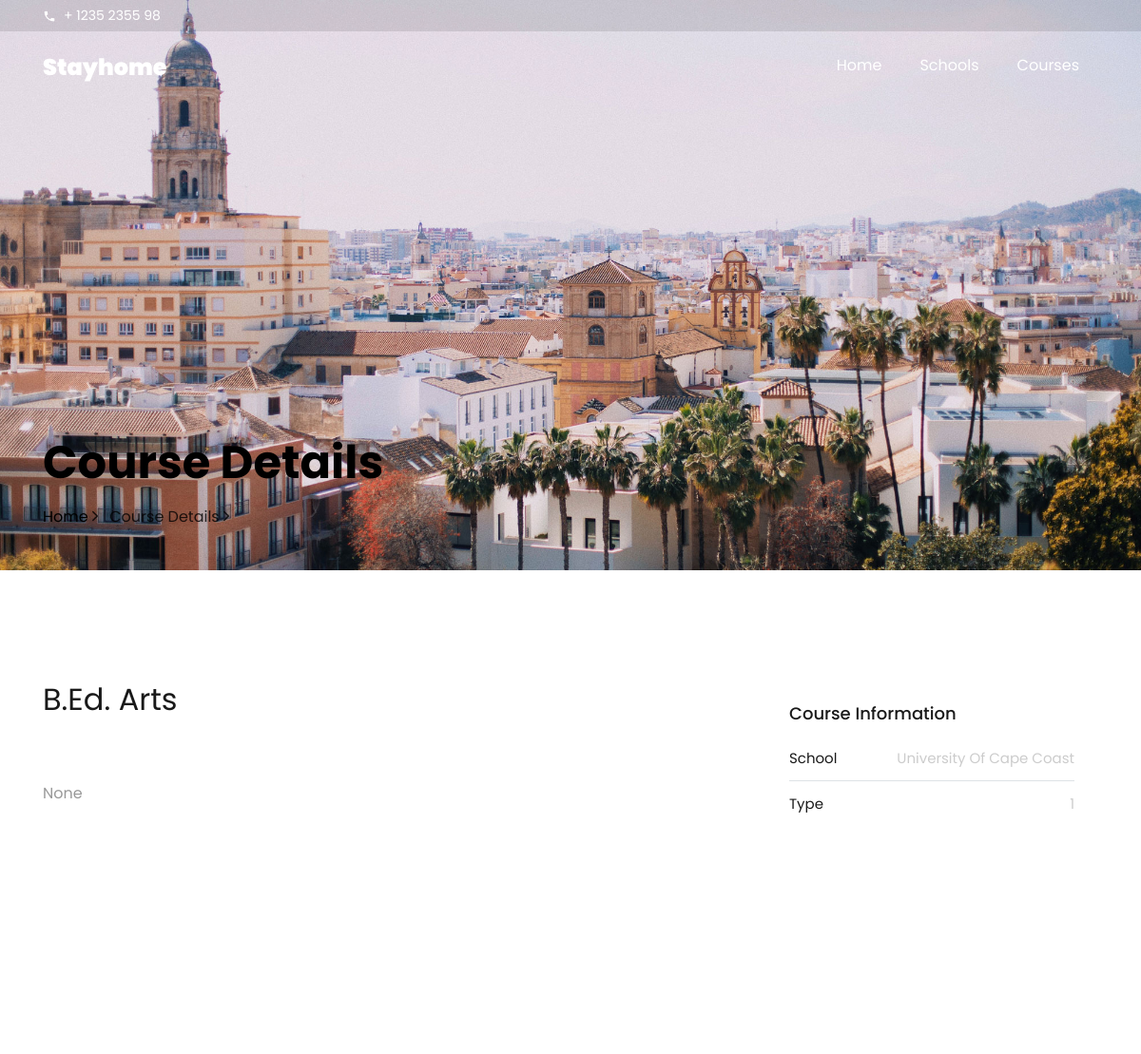
Before: /course-details?cid=1&type=Degree (upper part) with the older database file.
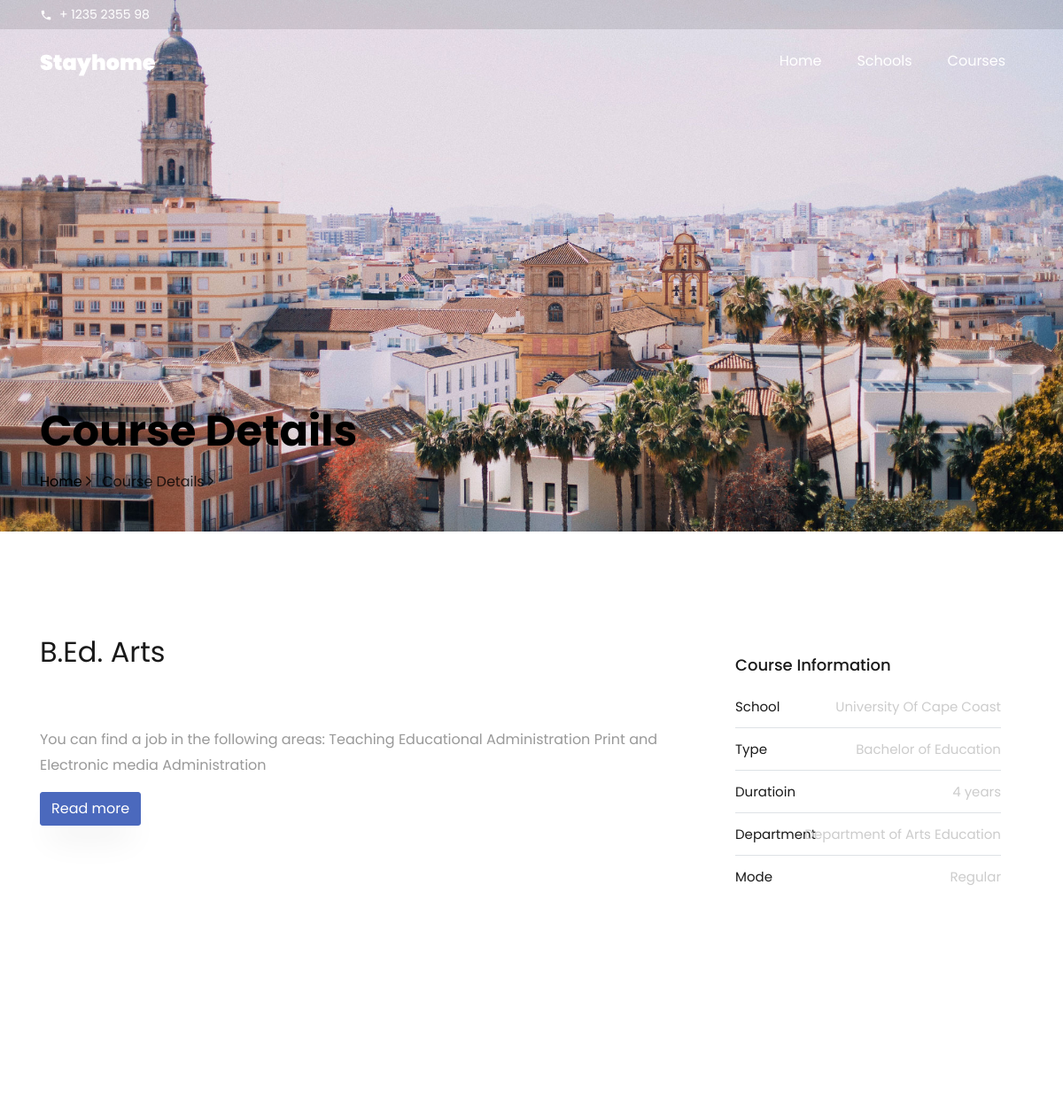
After: the same page with the newer database file.
### GES/models.py (models this page shows, shortened)
class degree_programs(models.Model):
    name = models.CharField(max_length=200,null=True,blank=True)
    school = models.ForeignKey(school,on_delete=models.CASCADE,null=True)
    type = models.CharField( max_length=50,blank=True,null=True)
    d_type = models.ForeignKey(degree_type,on_delete=models.CASCADE,null=True,blank=True)
    image = models.ImageField(default="media/uni2.png")
    duration = models.CharField(max_length=50,null=True,blank=True)
    department = models.CharField(max_length=50,null=True,blank=True)
    mode = models.CharField(max_length=50,null=True,blank=True)
    about = models.CharField(max_length=2000,null=True,blank=True)
    readmore = models.CharField(max_length=200,null=True,blank=True)

class school(models.Model):
    name = models.CharField(max_length=200,blank=True,null=True)
    desc = models.CharField(max_length=1000,blank=True,null=True)
    school_type = models.CharField(max_length=200,blank=True,null=True)
    location = models.CharField(max_length=200,blank=True,null=True)
    website = models.CharField(max_length=200,blank=True,null=True)
    image = models.ImageField(default="media/uni1.png")

### GES/views.py (the view)
# urls.py: path('course-details',views.course_details,name="course_details"),
def course_details(request):
    context={}
    if "cid" in request.GET:
        cid = request.GET["cid"]
        ty = request.GET["type"]
        if ty=="Degree":
            cou = degree_programs.objects.get(id=cid)
            context["course"] = cou
            others = degree_programs.objects.all().exclude(name=cou.name)[:5]
            context["others"] = others
        elif ty=="HND":
            cou = hnd_programs.objects.get(id=cid)
            context["course"] = cou
            others = hnd_programs.objects.all().exclude(name=cou.name)[:5]
            context["others"] = others
        elif ty=="Diploma":
            cou = diploma_programs.objects.get(id=cid)
            context["course"] = cou
            others = diploma_programs.objects.all().exclude(name=cou.name)[:5]
            context["others"] = others
        else:
            pass
    return render(request,"course-details.html",context)

### GES/templates/course-details.html (shortened to what this page needs)
<!DOCTYPE html>
<html lang="en">
<head>
<link rel="stylesheet" href="/static/css/main.css" />
</head>
<body data-spy="scroll" data-target=".site-navbar-target" data-offset="300">
<div class="py-1 bg-black top">
<div class="container">
<div class="row no-gutters d-flex align-items-start align-items-center px-md-0">
<div class="col-lg-12 d-block">
<div class="row d-flex">
<div class="col-md pr-4 d-flex topper align-items-center">
<div class="icon mr-2 d-flex justify-content-center align-items-center"><span class="icon-phone2"></span></div>
<span class="text">+ 1235 2355 98</span>
</div>
</div>
</div>
</div>
</div>
</div>
<nav class="navbar navbar-expand-lg navbar-dark ftco_navbar bg-dark ftco-navbar-light site-navbar-target" id="ftco-navbar">
<div class="container">
<a class="navbar-brand" href="{% url 'home' %}">Stayhome</a>
<div class="collapse navbar-collapse" id="ftco-nav">
<ul class="navbar-nav nav ml-auto">
<li class="nav-item"><a href="{% url 'home' %}" class="nav-link"><span>Home</span></a></li>
<li class="nav-item"><a href="{% url 'schools' %}" class="nav-link"><span>Schools</span></a></li>
<li class="nav-item"><a href="{% url 'courses' %}" class="nav-link"><span>Courses</span></a></li>
</ul>
</div>
</div>
</nav>
<section class="hero-wrap hero-wrap-2" style="background-image:url(/static/images/xbg_3.jpg.pagespeed.ic.7IA_jUd7KR.jpg)" data-stellar-background-ratio="0.5">
<div class="container">
<div class="row no-gutters slider-text align-items-end justify-content-start">
<div class="col-md-9 ftco-animate pb-4">
<h1 class="mb-3 bread">Course Details</h1>
<p class="breadcrumbs"><span class="mr-2"><a href="{% url 'home' %}">Home <i class="ion-ios-arrow-forward"></i></a></span> <span>Course Details <i class="ion-ios-arrow-forward"></i></span></p>
</div>
</div>
</div>
</section>
<section class="ftco-section">
<div class="container">
<div class="row">
<div class="col-lg-8 ftco-animate">
<h2 class="mb-3">{{course.name}}</h2>
<p>
</p>
<p>{{course.about}}</p>
{% if course.readmore %}
<div class="form-field">
<a href="{{course.readmore}}"><input type="submit" value="Read more" class=" btn btn-primary"></a>
</div>
{% endif %}
</div>
<div class="col-lg-4 sidebar ftco-animate">
<div class="sidebar-box ftco-animate">
<h3 class="heading-sidebar">Course Information</h3>
<ul class="categories">
{% if course.school %}
<li><a href="#">School <span>{{course.school.name}}</span></a></li>
{% endif %}
{% if course.type %}
<li><a href="#">Type <span>{{course.type}}</span></a></li>
{% endif %}
{% if course.duration %}
<li><a href="#">Duratioin <span>{{course.duration}}</span></a></li>
{% endif %}
{% if course.department %}
<li><a href="#">Department <span>{{course.department}}</span></a></li>
{% endif %}
{% if course.mode %}
<li><a href="#">Mode <span>{{course.mode}}</span></a></li>
{% endif %}
</ul>
</div>
</div>
</div>
</div>
</section>
</body>
</html>

Changed rows visible on the page:
changed degree_programs "B.Ed. Arts": about "None" → "You can find a job in the following areas: Teaching Educational Administration Print and Electronic media Administration"; type "1" → "Bachelor of Education"; duration (not shown) → "4 years"; department (not shown) → "Department of Arts Education"; mode (not shown) → "Regular"
Other visible differences:
form field value: (not shown) → "Read more"
text now shown: "Duratioin Department Mode"
